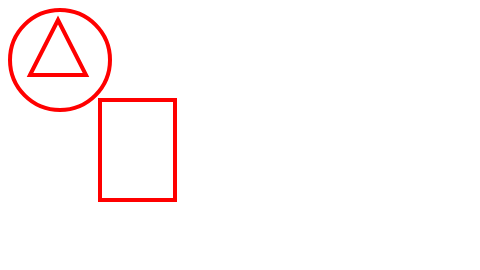
Frame 1 (no input)
Frame 60 (no input): identical to frame 1, image omitted
Frame 120 (the mouse pressed at the canvas centre since frame 60): identical to frame 1, image omitted

The p5.js sketch that drew this single still picture (run headless with seeded random() and noise() and a simulated clock; from frame 60 on, the mouse is pressed at the canvas centre):

// p5.js sketch
// ── sketch.js

// Example 1-1: stroke and fill

function setup() {
    createCanvas(480, 270);
    stroke('red'); 
    strokeWeight(4)
    noFill('blue');
  }
  
  function draw() {
    background(255);
    rect(100,100,75,100);
    ellipse(60,60,100,100);
    triangle(30, 75, 58, 20, 86, 75);
  }
